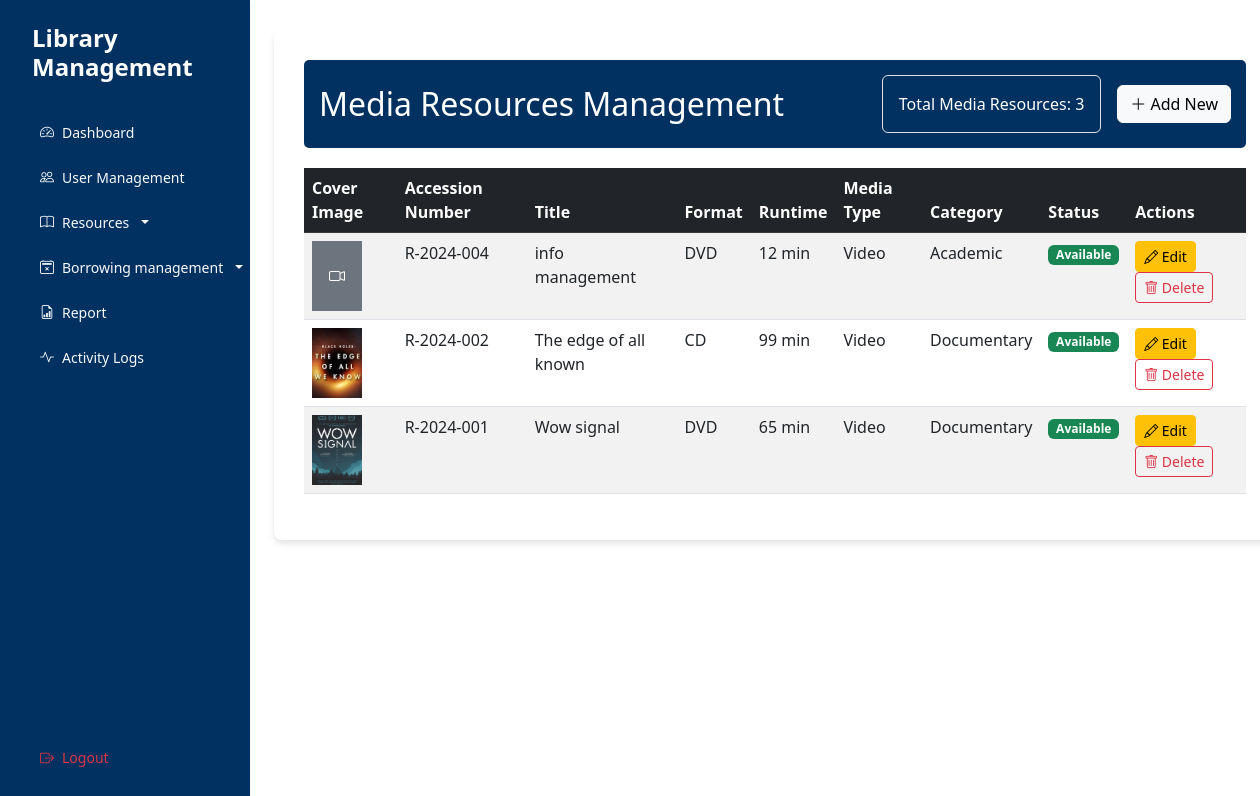
Page /interface/media-resources.php (signed in) on the committed database.
### tables this page shows
CREATE TABLE `media_resources` (
  `media_id` int(11) NOT NULL,
  `resource_id` int(11) NOT NULL,
  `format` varchar(50) NOT NULL,
  `runtime` int(11) DEFAULT NULL,
  `media_type` varchar(50) NOT NULL
);

CREATE TABLE `library_resources` (
  `resource_id` int(11) NOT NULL,
  `title` varchar(255) NOT NULL,
  `accession_number` varchar(20) NOT NULL,
  `category` varchar(50) NOT NULL,
  `status` enum('available','borrowed','maintenance') DEFAULT 'available',
  `created_at` timestamp NOT NULL DEFAULT current_timestamp(),
  `updated_at` timestamp NOT NULL DEFAULT current_timestamp() ON UPDATE current_timestamp(),
  `cover_image` varchar(255) DEFAULT NULL
);

### controller/MediaResourceController.php (called while the page is built, shortened)
<?php
require_once '../config/Database.php';
class MediaResourceController {
    private $conn;
    public function __construct() {
        $database = new Database();
        $this->conn = $database->getConnection();
    }
    public function getMediaResources() {
        try {
            $query = "SELECT lr.resource_id, lr.title, lr.accession_number, lr.category, lr.status, lr.cover_image,
                             mr.format, mr.runtime, mr.media_type
                      FROM library_resources lr
                      JOIN media_resources mr ON lr.resource_id = mr.resource_id
                      ORDER BY lr.created_at DESC";
            $stmt = $this->conn->prepare($query);
            $stmt->execute();
            return $stmt->fetchAll(PDO::FETCH_ASSOC);
        } catch (PDOException $e) {
            error_log("Get media resources error: " . $e->getMessage());
            return [];
        }
    }
}

### config/Database.php (called while the page is built, shortened)
<?php
class Database {
    private $host = "localhost";
    private $port = "3307";
    private $db_name = "library_management";
    private $username = "root";
    private $password = "";
    public function getConnection() {
        $this->conn = null;
        try {
            $this->conn = new PDO(
                "mysql:host=" . $this->host . ";port=" . $this->port . ";dbname=" . $this->db_name,
                $this->username,
                $this->password
            );
            $this->conn->setAttribute(PDO::ATTR_ERRMODE, PDO::ERRMODE_EXCEPTION);
        } catch(PDOException $e) {
            echo "Connection Error: " . $e->getMessage();
        }
        return $this->conn;
    }
}

### interface/media-resources.php (the view, shortened to what this page needs)
<?php
require_once '../controller/MediaResourceController.php';
$mediaController = new MediaResourceController();
$mediaResources = $mediaController->getMediaResources();
?>
<!DOCTYPE html>
<html lang="en">
<head>
    <link href="https://cdnjs.cloudflare.com/ajax/libs/bootstrap/5.3.0/css/bootstrap.min.css" rel="stylesheet">
    <link href="https://cdnjs.cloudflare.com/ajax/libs/bootstrap-icons/1.7.2/font/bootstrap-icons.min.css" rel="stylesheet">
</head>
<body>
    <div class="d-flex">
        <?php include 'includes/sidebarModal.php'; ?>
        <main class="col-md-9 ms-sm-auto col-lg-10 px-md-4">
            <div class="borrowing-monitoring-container">
                <div class="page-header d-flex justify-content-between align-items-center">
                    <h2 class="mb-0">
                        <i></i>Media Resources Management
                    </h2>
                    <div class="d-flex align-items-center">
                        <div class="box p-3 border rounded me-3">
                            <span>Total Media Resources: <?php echo count($mediaResources); ?></span>
                        </div>
                        <button class="btn btn-light" data-bs-toggle="modal" data-bs-target="#mediaModal">
                            <i class="bi bi-plus-lg"></i> Add New
                        </button>
                    </div>
                </div>
                <div class="table-responsive">
                    <table class="table table-striped table-hover">
                        <thead class="table-dark">
                            <tr>
                                <th>Cover Image</th>
                                <th>Accession Number</th>
                                <th>Title</th>
                                <th>Format</th>
                                <th>Runtime</th>
                                <th>Media Type</th>
                                <th>Category</th>
                                <th>Status</th>
                                <th>Actions</th>
                            </tr>
                        </thead>
                        <tbody>
                            <?php foreach ($mediaResources as $media): ?>
                            <tr>
                                <td>
                                    <?php if (!empty($media['cover_image'])): ?>
                                        <img src="../<?php echo htmlspecialchars($media['cover_image']); ?>"
                                             alt="Cover"
                                             style="width: 50px; height: 70px; object-fit: cover;"
                                             onerror="this.onerror=null; this.src='assets/images/default-cover.png';">
                                    <?php else: ?>
                                        <div class="bg-secondary text-white d-flex align-items-center justify-content-center"
                                             style="width: 50px; height: 70px;">
                                            <i class="bi bi-camera-video"></i>
                                        </div>
                                    <?php endif; ?>
                                </td>
                                <td><?php echo htmlspecialchars($media['accession_number']); ?></td>
                                <td><?php echo htmlspecialchars($media['title']); ?></td>
                                <td><?php echo htmlspecialchars($media['format']); ?></td>
                                <td><?php echo htmlspecialchars($media['runtime']); ?> min</td>
                                <td><?php echo htmlspecialchars($media['media_type']); ?></td>
                                <td><?php echo htmlspecialchars($media['category']); ?></td>
                                <td>
                                    <span class="badge
                                    <?php
                                    echo $media['status'] === 'available' ? 'bg-success' : 'bg-warning';
                                    ?>">
                                        <?php echo ucfirst(htmlspecialchars($media['status'])); ?>
                                    </span>
                                </td>
                                <td>
                                    <button class="btn btn-sm btn-warning edit-media"
                                            data-bs-toggle="modal"
                                            data-bs-target="#mediaModal"
                                            data-media='<?php echo htmlspecialchars(json_encode($media)); ?>'>
                                        <i class="bi bi-pencil"></i> Edit
                                    </button>
                                    <form method="POST" class="d-inline" onsubmit="return confirm('Are you sure you want to delete this media resource?');">
                                    <button type="submit" class="btn btn-sm btn-outline-danger">
                                        <i class="bi bi-trash"></i> Delete
                                    </button>
                                    </form>
                                </td>
                            </tr>
                            <?php endforeach; ?>
                        </tbody>
                    </table>
                </div>
            </div>
        </main>
    </div>
</body>
</html>

### interface/media-resources.php (style rules this page uses)
.borrowing-monitoring-container { background-color: white; border-radius: 8px; box-shadow: 0 4px 6px rgba(0,0,0,0.1); padding: 30px; margin-top: 30px; }
.page-header { background-color: #003161; color: white; padding: 15px; border-radius: 5px; margin-bottom: 20px; }

### rows in the picture
media_resources: resource.accession_number "R-2024-004", resource.title "info management", format "DVD", runtime "12", media_type "Video", resource.category "Academic", resource.status "Available"
media_resources: resource.cover_image (picture), resource.accession_number "R-2024-002", resource.title "The edge of all known", format "CD", runtime "99", media_type "Video", resource.category "Documentary", resource.status "Available"
media_resources: resource.cover_image (picture), resource.accession_number "R-2024-001", resource.title "Wow signal", format "DVD", runtime "65", media_type "Video", resource.category "Documentary", resource.status "Available"

### other values in the picture
count($mediaResources) "3"
